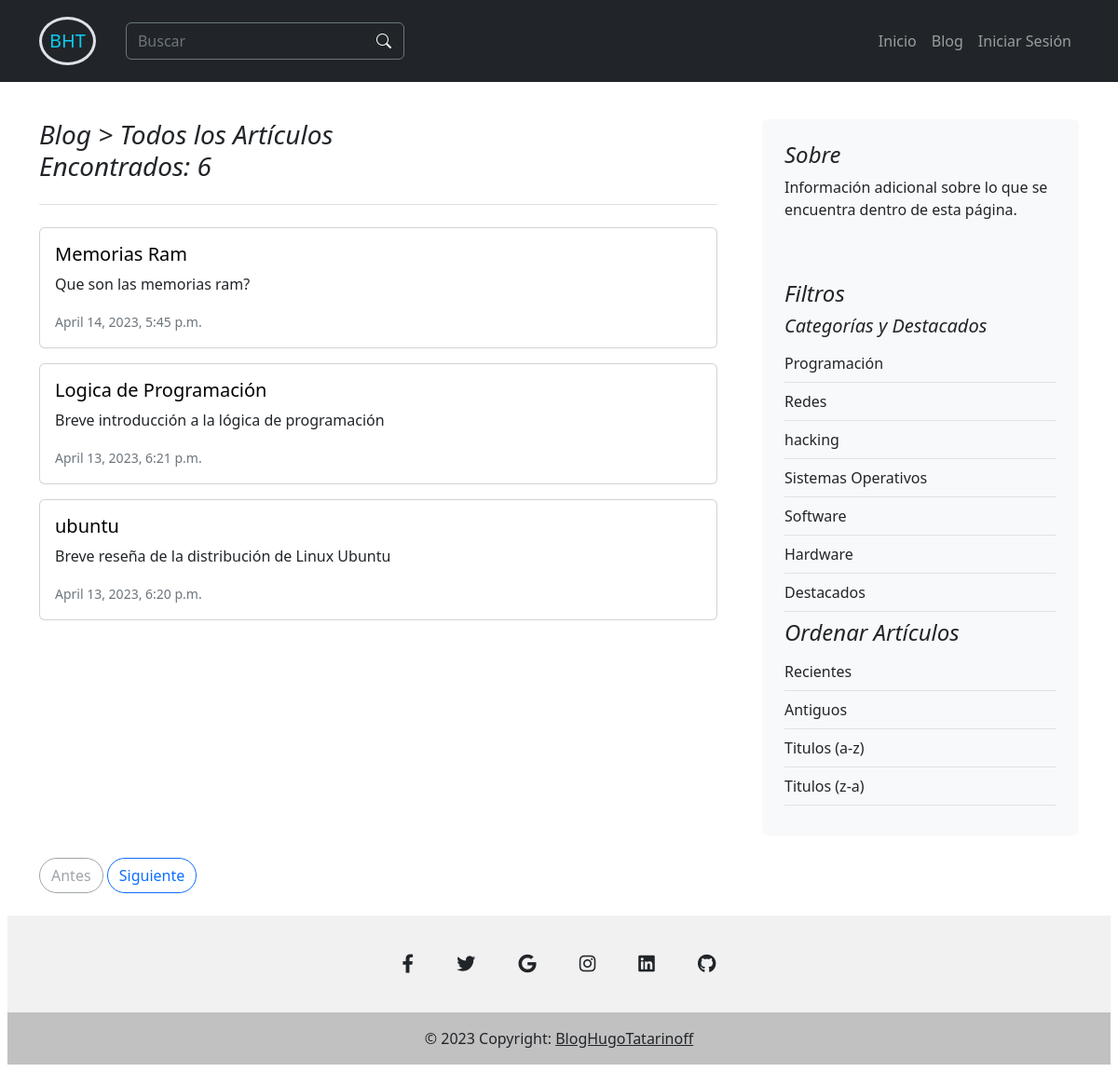
The app's page /post/, older data.
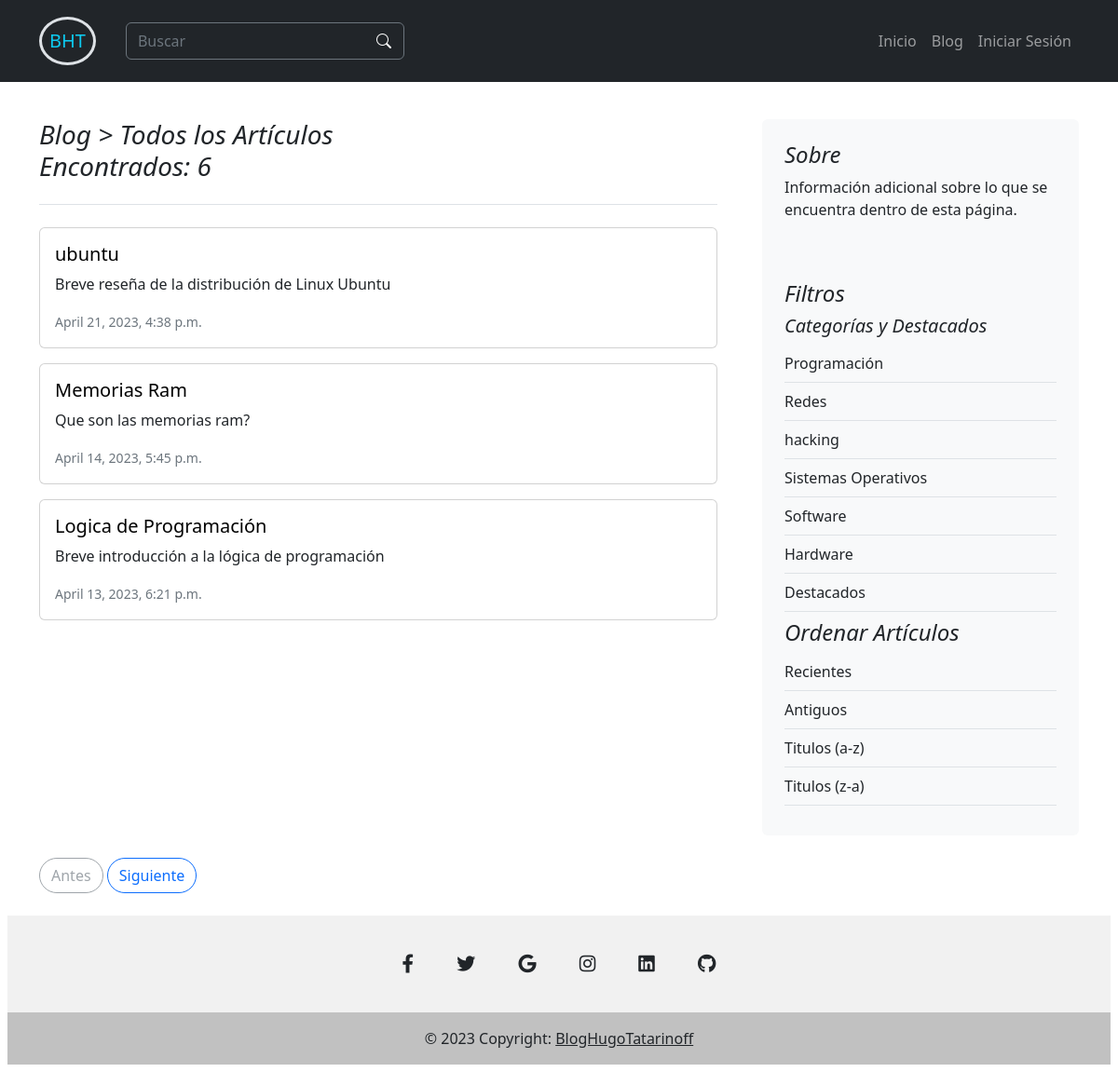
The same page, newer data.
### Blog/models.py (models this page shows, shortened)
class TimeStampMixin(models.Model):
    created_at = models.DateTimeField(auto_now=True)
    updated_at = models.DateTimeField(auto_now=True)
    class Meta:
        abstract = True

class Post(TimeStampMixin):
    title = models.CharField(max_length=255)
    slug = models.SlugField(unique=True)
    overview = models.TextField()
    content = models.TextField()
    author = models.ForeignKey(User, on_delete=models.PROTECT)
    categories = models.ManyToManyField(Category)
    featured = models.BooleanField(default=False)
    image = models.ImageField(upload_to='post_images/', blank=True, null=True)
    views = models.IntegerField(default=0)
    def get_absolute_url(self):
        return reverse("blog:post", kwargs={"slug": self.slug})
    class Meta:
        ordering = ['-created_at']

class Category(models.Model):
    title = models.CharField(max_length=255)
    slug = models.SlugField(unique=True)
    class Meta:
        verbose_name_plural = 'categories'

### Blog/views.py (the view)
# urls.py: path('post/', views.PostListView.as_view(), name='list_post'),
class PostListView(ListView):
    model = Post
    template_name = 'blog/results.html'
    paginate_by = 3
    def get_context_data(self, **kwargs):
        context = super(PostListView, self).get_context_data(**kwargs)
        context['categories'] = Category.objects.all()
        context['info_title'] = 'Blog > Todos los Artículos'
        return context

### Blog/context_processors.py (called while the page is built)
def category_processor(request):
    categories = Category.objects.all()
    return {
        'categories': categories
    }

### templates/blog/results.html (shortened to what this page needs)
{% extends 'base/base.html' %}
{% block 'content' %}
<div class="container-xxl bd-gutter pt-5 my-md-4 bd-layout">
    <main class="container">
        <div class="row g-5">
            <div class="col-md-8">
                <h3 class="pb-4 mb-4 fst-italic border-bottom">
                    {{ info_title }}
                    <br>
                    Encontrados: {{ page_obj.paginator.count }}
                </h3>
                {% for post in post_list %}
                <div class="card mb-3">
                    <div class="card-body">
                        <a href="{{ post.get_absolute_url }}" style="text-decoration: none"
                        class="text-black">
                        <h5 class="card-title">{{ post.title }}</h5>
                        </a>
                        <p class="card-text">{{ post.overview }}</p>
                        <p class="card-text"><small class="text-muted"> {{ post.created_at }}</small></p>
                    </div>
                </div>
                {% endfor %}
            </div>
            {% include 'blog/aside.html'%}
        <nav class="blog-pagination" aria-label="Pagination">
            {% if page_obj.has_previous %}
            <a class="btn btn-outline-primary rounded-pill"
                href="?page={{ page_obj.previous_page_number }}{% if query %}&search={{ query }}{% endif %}">Antes</a>
            {% else %}
            <a class="btn btn-outline-secondary rounded-pill disabled">Antes</a>
            {% endif %}
            {% if page_obj.has_next %}
            <a class="btn btn-outline-primary rounded-pill"
                href="?page={{ page_obj.next_page_number }}{% if query %}&search={{ query }}{% endif %}">Siguiente</a>
            {% else %}
            <a class="btn btn-outline-secondary rounded-pill disabled">Siguiente</a>
            {% endif %}
        </nav>
    </main>
</div>
{% endblock %}

### templates/base/base.html (shortened to what this page needs)
{% load static %}
<!DOCTYPE html>
<html lang="en">
<head>
        <link href="https://cdn.jsdelivr.net/npm/bootstrap@5.2.2/dist/css/bootstrap.min.css" rel="stylesheet"
>
        <link rel="stylesheet" href="https://use.fontawesome.com/releases/v5.8.1/css/all.css"
>
        <link rel="stylesheet" href="https://cdn.jsdelivr.net/npm/bootstrap-icons@1.10.4/font/bootstrap-icons.css">
</head>
<body>
        {% include "base/menu.html" %}
        <div class="mt-5 p-2">
                {% block 'content' %} {% endblock %}
                {% include 'base/footer.html' %}
        </div>
</body>
</html>

### templates/base/menu.html (shortened to what this page needs)
<nav class="navbar navbar-expand-lg navbar-dark fixed-top bg-dark p-2 mb-4" aria-label="Twelfth navbar example">
    <div class="container">
        <a class="navbar-brand border border-3 rounded-circle p-2" href="/"><span class="text-info">BHT</span></a>
        <div class="collapse navbar-collapse justify-content-md-center" id="navbarsExample08">
            <form class="d-flex border border-secondary m-3 rounded" role="search" action="{% url 'blog:search' %}"
                method="get">
                <input name="search" class="form-control border-0 shadow-none bg-transparent" type="search"
                    placeholder="Buscar" aria-label="Search">
                <button class="btn text-white" type="submit"><i class="bi bi-search"></i></button>
            </form>
            {% if user.is_authenticated %}
            <ul class="navbar-nav ms-auto mb-2 mb-lg-0">
                <li class="nav-item">
                    <a class="nav-link" aria-current="page" href="/">Inicio</a>
                </li>
                <li class="nav-item">
                    <a class="nav-link" href="{% url 'blog:list_post' %}">Blog</a>
                </li>
                {% if user.is_staff%}
                <li class="nav-item">
                    <a class="nav-link" href="{% url 'admin:index' %}">Ir al admin</a>
                </li>
                {%endif%}
                <li class="nav-item dropdown">
                    <a class="nav-link dropdown-toggle" href="#" id="dropdown08" data-bs-toggle="dropdown"
                        aria-expanded="false">
                        {{user}}
                    </a>
                    <ul class="dropdown-menu" aria-labelledby="dropdown08">
                        <li>
                            <a class="dropdown-item" href="{% url 'users:user' pk=user.id%}">
                                Ver Perfil
                            </a>
                        </li>
                        <li>
                            <a class="dropdown-item" href="{% url 'logout' %}">
                                Cerrar Sesión
                            </a>
                        </li>
                    </ul>
                </li>
            </ul>
            {% else %}
            <ul class="navbar-nav ms-auto mb-2 mb-lg-0">
                <li class="nav-item">
                    <a class="nav-link" aria-current="page" href="/">Inicio</a>
                </li>
                <li class="nav-item">
                    <a class="nav-link" href="{% url 'blog:list_post' %}">Blog</a>
                </li>
                <li class="nav-item">
                    <a class="nav-link" href="{% url 'login' %}">Iniciar Sesión</a>
                </li>
            </ul>
            {% endif %}
        </div>
    </div>
</nav>

### templates/blog/aside.html
<div class="col-md-4 mb-2">
    <div class="position-sticky bg-light rounded" style="top: 2rem;">
        <div class="p-4 mb-3">
            <h4 class="fst-italic">Sobre</h4>
            <p class="mb-0">Información adicional sobre lo que se encuentra dentro de esta página.</p>
        </div>
        <div class="p-4 mb-3">
            <h4 class="fst-italic">Filtros</h4>
            <h5 class="fst-italic">Categorías y Destacados</h5>
            <ul class="navbar-nav w-100 mb-2">
                {% for category in categories%}
                <li class="nav-item border-bottom">
                    <a href="{% url 'blog:category' category.slug %}" class="nav-link">
                        {{ category.title }}
                    </a>
                </li>
                {% endfor %}
                <li class="nav-item border-bottom">
                    <a class="nav-link" href="{% url 'blog:featured' %}">Destacados</a>
                </li>
            </ul>
            <h4 class="fst-italic">Ordenar Artículos</h4>
            <ul class="navbar-nav w-100 mb-2">
                <li class="nav-item border-bottom">
                    <a class="nav-link" href="{% url 'blog:order' '-created_at' %}">Recientes</a>
                </li>
                <li class="nav-item border-bottom">
                    <a class="nav-link" href="{% url 'blog:order' 'created_at' %}">Antiguos</a>
                </li>
                <li class="nav-item border-bottom">
                    <a class="nav-link" href="{% url 'blog:order' 'title' %}">Titulos (a-z)</a>
                </li>
                <li class="nav-item border-bottom">
                    <a class="nav-link" href="{% url 'blog:order' '-title' %}">Titulos (z-a)</a>
                </li>
            </ul>
        </div>
    </div>
</div>
</div>

### templates/base/footer.html
<footer class="text-center text-white" style="background-color: #f1f1f1;">
    <div class="container pt-4">
      <section class="mb-4">
        <a
          class="btn btn-link btn-floating btn-lg text-dark m-1"
          href="#!"
          role="button"
          data-mdb-ripple-color="dark"
          ><i class="fab fa-facebook-f"></i
        ></a>
        <a
          class="btn btn-link btn-floating btn-lg text-dark m-1"
          href="#!"
          role="button"
          data-mdb-ripple-color="dark"
          ><i class="fab fa-twitter"></i
        ></a>
        <a
          class="btn btn-link btn-floating btn-lg text-dark m-1"
          href="#!"
          role="button"
          data-mdb-ripple-color="dark"
          ><i class="fab fa-google"></i
        ></a>
        <a
          class="btn btn-link btn-floating btn-lg text-dark m-1"
          href="#!"
          role="button"
          data-mdb-ripple-color="dark"
          ><i class="fab fa-instagram"></i
        ></a>
        <a
          class="btn btn-link btn-floating btn-lg text-dark m-1"
          href="#!"
          role="button"
          data-mdb-ripple-color="dark"
          ><i class="fab fa-linkedin"></i
        ></a>
        <a
          class="btn btn-link btn-floating btn-lg text-dark m-1"
          href="#!"
          role="button"
          data-mdb-ripple-color="dark"
          ><i class="fab fa-github"></i
        ></a>
      </section>
    </div>
    <div class="text-center text-dark p-3" style="background-color: rgba(0, 0, 0, 0.2);">
      © 2023 Copyright:
      <a class="text-dark" href="https://mdbootstrap.com/">BlogHugoTatarinoff</a>
    </div>
  </footer>

Row changes from the older to the newer data that the page shows:
changed Post "ubuntu": created_at "April 13, 2023, 6:20 p.m." → "April 21, 2023, 4:38 p.m."; moves up the list
